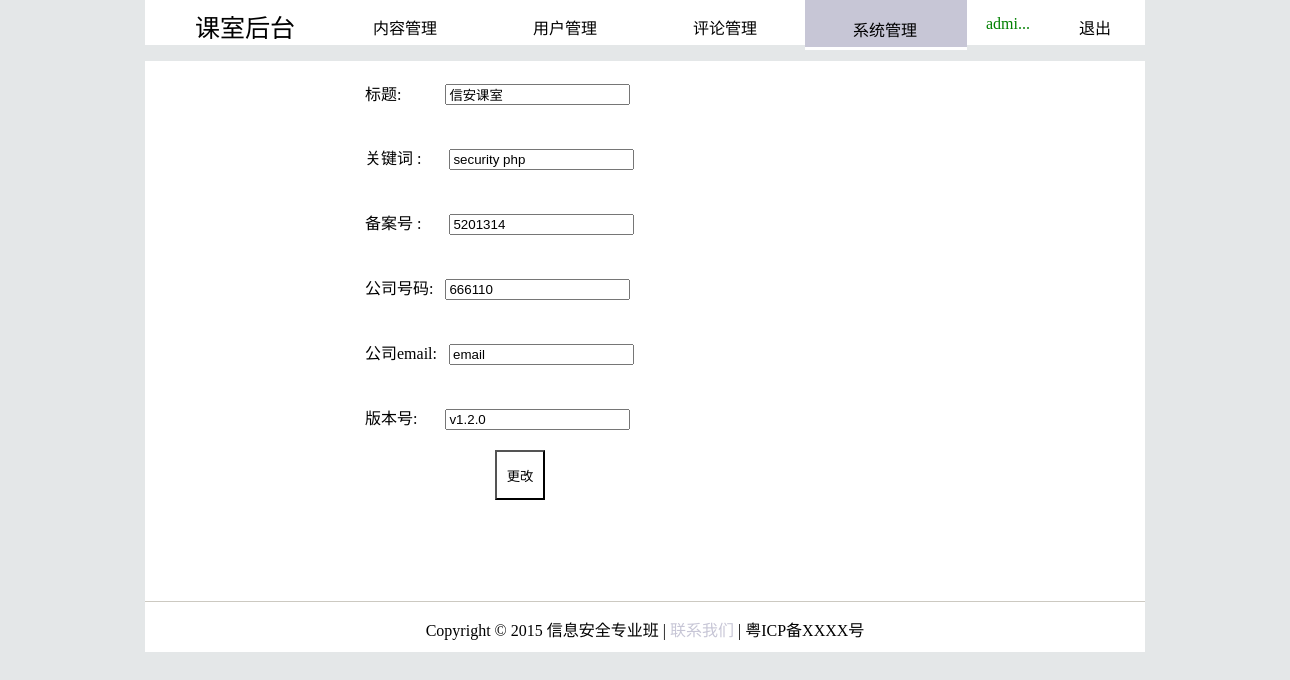
Screenshot of /manage/system.php (signed in) with the database file from the repository.
### tables this page shows
CREATE TABLE `system` (
  `id` int(5) NOT NULL,
  `title` varchar(20) NOT NULL,
  `keywords` text NOT NULL,
  `version` varchar(20) NOT NULL,
  `recode` varchar(20) NOT NULL,
  `email` varchar(20) NOT NULL,
  `phone` varchar(20) NOT NULL
);

### manage/system.php (the view, shortened to what this page needs)
<?php
include_once('manageHead.php');
include_once '../conn/connect.php';
$sql = "select * from system ";
$result = mysql_query($sql,$con) or die(mysql_error());
$row = mysql_fetch_array($result);
?>
<div class="operation">
<form method="post" action = "saveSystem.php">
	<ul class="systemOption">
    <li><label>标题:&nbsp;&nbsp;&nbsp;&nbsp;&nbsp;&nbsp;&nbsp;&nbsp;&nbsp;&nbsp;&nbsp;<input  value="<?php echo $row[1]?>"id="title" type="" name="title"></label></li>
    <li><label>关键词   :&nbsp;&nbsp;&nbsp; &nbsp;&nbsp;&nbsp;<input value="<?php echo $row[2]?>"type=""name="keywords" id="keywords"></label></li>
    <li><label>备案号    :&nbsp;&nbsp;&nbsp; &nbsp;&nbsp;&nbsp;<input type="" name="recode" value="<?php echo $row[4]?>" id="recode"></label></li>
    <li><label>公司号码:&nbsp;&nbsp;&nbsp;<input type="" name="phone" id="phone" value="<?php echo $row[6]?>"></label></li>
    <li><label>公司email:&nbsp;&nbsp;&nbsp;<input type="" name="email" id="email" value="<?php echo $row[5]?>"></label></li>
    <li><label>版本号:&nbsp;&nbsp;&nbsp;&nbsp;&nbsp;&nbsp;&nbsp;<input type="" id = "version"name="version" value="<?php echo $row[3]?>"></label></li>
    <button style="width:50px;height:50px;background-color:#fff;margin-left:150px;cursor:pointer" type="submit" onclick= "return checkSystem()" >更改</button>
	</ul>
</div>
<?php include_once '../layout/footer.php' ?>

### css/style.css (style rules this page uses)
body { margin:0px; padding:0px; background-color:#e4e7e8; }
.operation { width:1000px; height:540px; background-color:#fff; margin:0px auto; margin-top:15px; }
.systemOption { width:800px; padding-left:200px; }
.systemOption li { width:800px; list-style-type:none; padding:20px; }

### rows the page displays
system: title "信安课室", keywords "security php", recode "5201314", phone "666110", email "email", version "v1.2.0"

### other values shown
cut_str($_SESSION['admin'],4) "admi..."
